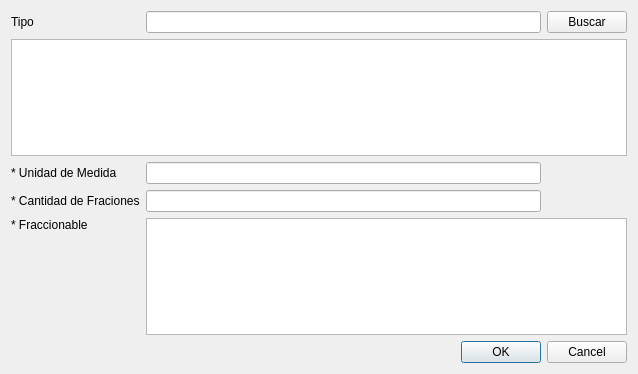
<?xml version="1.0" encoding="UTF-8"?>
<ui version="4.0">
 <class>vtnModificarPresentacion</class>
 <widget class="QWidget" name="vtnModificarPresentacion">
  <property name="geometry">
   <rect>
    <x>0</x>
    <y>0</y>
    <width>638</width>
    <height>374</height>
   </rect>
  </property>
  <property name="windowTitle">
   <string>Modificar Presentación</string>
  </property>
  <layout class="QVBoxLayout" name="verticalLayout">
   <item>
    <layout class="QGridLayout" name="gridLayout">
     <item row="0" column="0">
      <widget class="QLabel" name="label">
       <property name="text">
        <string>Tipo</string>
       </property>
      </widget>
     </item>
     <item row="0" column="2">
      <widget class="QPushButton" name="btnBuscar">
       <property name="text">
        <string>Buscar</string>
       </property>
      </widget>
     </item>
     <item row="2" column="1">
      <widget class="QLineEdit" name="lineUnidadMedida">
       <property name="statusTip">
        <string>Ingrese unidad de medida (solo letras)</string>
       </property>
       <property name="accessibleDescription">
        <string>texto</string>
       </property>
      </widget>
     </item>
     <item row="3" column="0">
      <widget class="QLabel" name="label_4">
       <property name="text">
        <string>* Cantidad de Fraciones</string>
       </property>
      </widget>
     </item>
     <item row="1" column="0" colspan="3">
      <widget class="QTableWidget" name="tablaPresentacion">
       <property name="editTriggers">
        <set>QAbstractItemView::NoEditTriggers</set>
       </property>
       <attribute name="horizontalHeaderDefaultSectionSize">
        <number>160</number>
       </attribute>
       <attribute name="horizontalHeaderStretchLastSection">
        <bool>true</bool>
       </attribute>
       <attribute name="verticalHeaderVisible">
        <bool>true</bool>
       </attribute>
      </widget>
     </item>
     <item row="5" column="1" colspan="2">
      <widget class="QDialogButtonBox" name="buttonBox">
       <property name="standardButtons">
        <set>QDialogButtonBox::Cancel|QDialogButtonBox::Ok</set>
       </property>
      </widget>
     </item>
     <item row="0" column="1">
      <widget class="QLineEdit" name="lineTipo">
       <property name="statusTip">
        <string>Ingrese tipo de la Presentación (solo letras)</string>
       </property>
       <property name="accessibleDescription">
        <string>texto</string>
       </property>
      </widget>
     </item>
     <item row="3" column="1">
      <widget class="QLineEdit" name="lineCantFracc">
       <property name="statusTip">
        <string>Ingrese cantidad de fracciones (solo números)</string>
       </property>
       <property name="accessibleDescription">
        <string>numeros</string>
       </property>
      </widget>
     </item>
     <item row="2" column="0">
      <widget class="QLabel" name="label_2">
       <property name="text">
        <string>* Unidad de Medida</string>
       </property>
      </widget>
     </item>
     <item row="4" column="0" alignment="Qt::AlignTop">
      <widget class="QLabel" name="label_3">
       <property name="text">
        <string>* Fraccionable</string>
       </property>
      </widget>
     </item>
     <item row="4" column="1" colspan="2">
      <widget class="QTableWidget" name="tablaPresFracc">
       <property name="editTriggers">
        <set>QAbstractItemView::NoEditTriggers</set>
       </property>
       <attribute name="horizontalHeaderDefaultSectionSize">
        <number>160</number>
       </attribute>
       <attribute name="horizontalHeaderStretchLastSection">
        <bool>true</bool>
       </attribute>
      </widget>
     </item>
    </layout>
   </item>
  </layout>
 </widget>
 <tabstops>
  <tabstop>lineTipo</tabstop>
  <tabstop>btnBuscar</tabstop>
  <tabstop>tablaPresentacion</tabstop>
  <tabstop>lineUnidadMedida</tabstop>
  <tabstop>lineCantFracc</tabstop>
  <tabstop>buttonBox</tabstop>
 </tabstops>
 <resources/>
 <connections/>
</ui>
